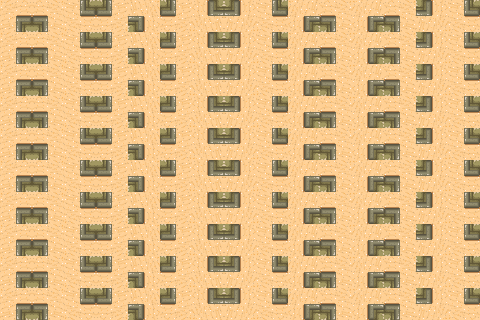

Rendered tile map (Tiled .tmx) drawn with the repository's tilesets; below, a short description and the map source with its tile grids summarised:
An orthogonal 15x10 tile map with 32x32 px tiles, 1 tile layer (Tile Layer 1).

<map height="10" orientation="orthogonal" tileheight="32" tilewidth="32" version="1.0" width="15"><properties><property name="blended tiles" value="" /></properties>
 <tileset firstgid="1" margin="1" name="tmw-desert-spacing" spacing="1" tileheight="32" tilewidth="32">
  <image height="199" source="tmw-desert-spacing.png" width="265" />
 </tileset>
 <layer height="10" name="Tile Layer 1" width="15">
  <data>[150 cells, 150 non-empty, 1 distinct tile ids]</data>
 </layer>
</map>
